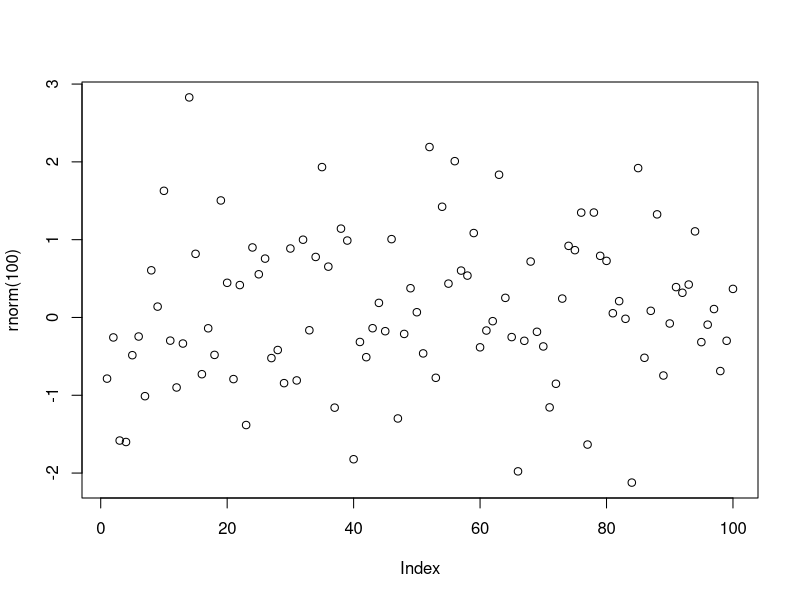
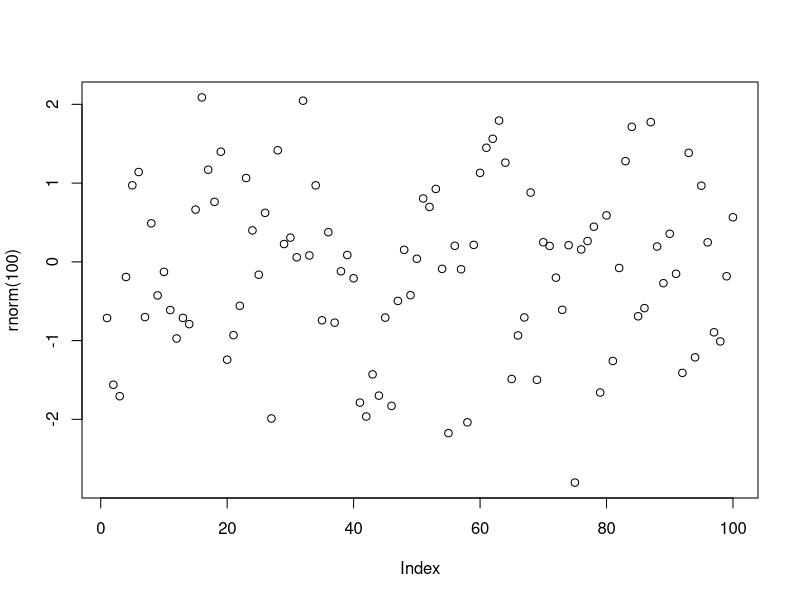
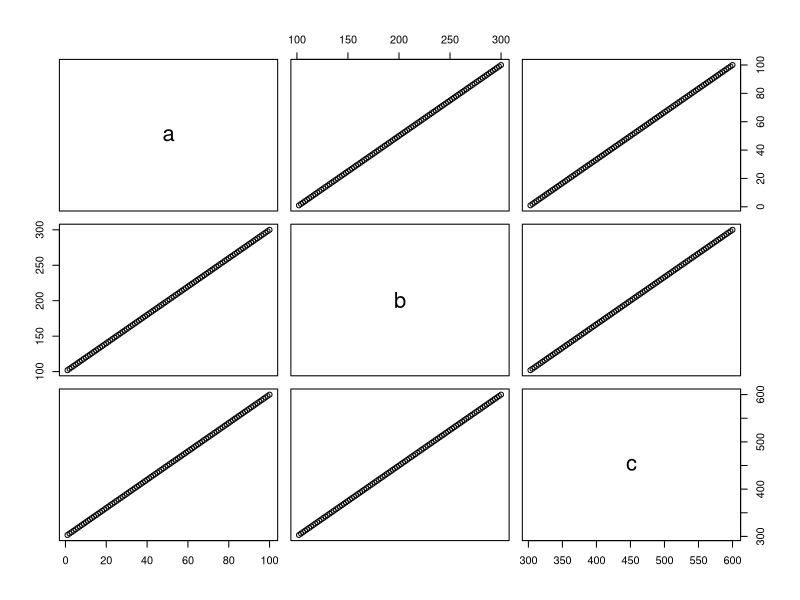
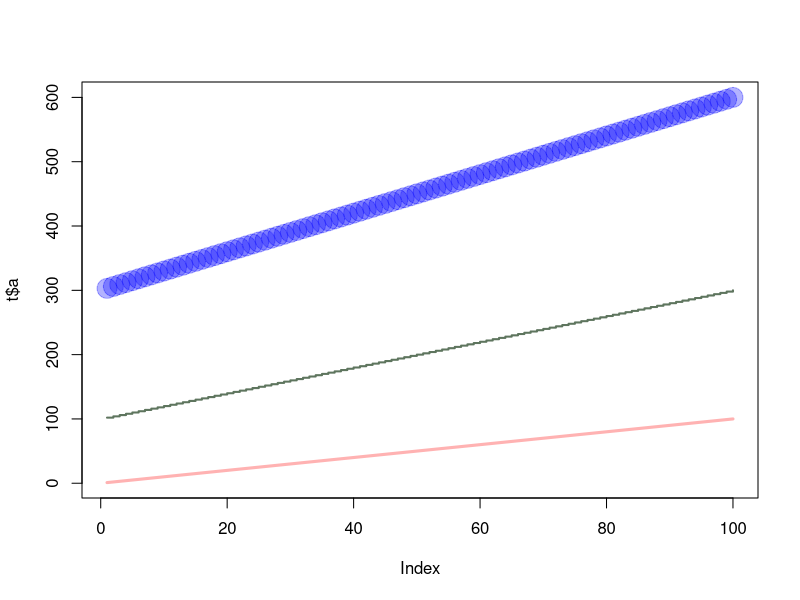
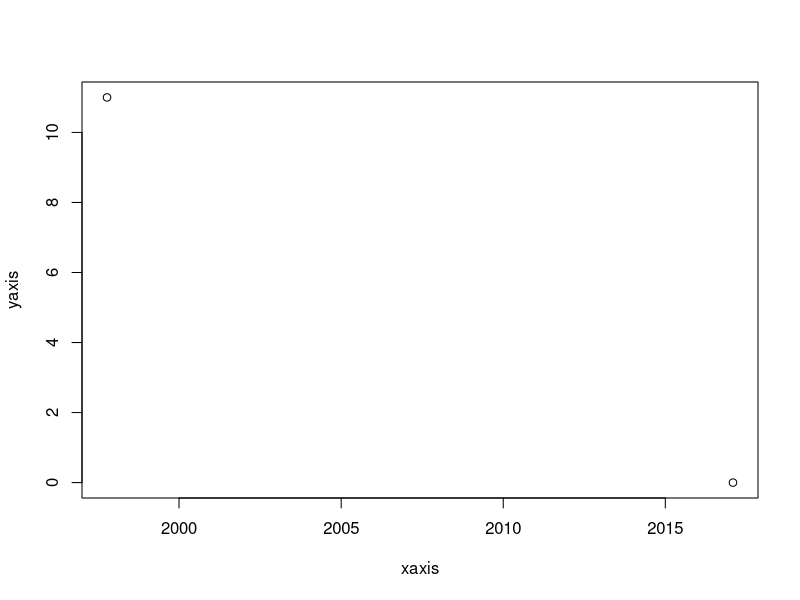

Source code (R) for these figures, in order:
## ---- chunk 1
plot(rnorm(100))
## ---- chunk 2
plot(rnorm(100))
## ---- chunk 3
x1=seq(from=1, to=100, by=1)
x2=seq(from=101, to=200, by=1)
x3=seq(from=201, to=300, by=1)
t= data.frame(a=x1,b=x1+x2,c=x1+x2+x3)
plot(t)
## ---- chunk 4
plot(t$a, type="l", ylim=range(t),lwd=3, col=rgb(1,0,0,0.3))
lines(t$b, type="s", lwd=2,col=rgb(0.3,0.4,0.3,0.9))
points(t$c, pch=20, cex=4,col=rgb(0,0,1,0.3))
## ---- chunk 5
d1 <- as.Date("2017-02-01")
d2 <- as.Date("1997-10-12")

xaxis <- c(d1,d2)
yaxis <- c(0,11)

plot(xaxis,yaxis)
